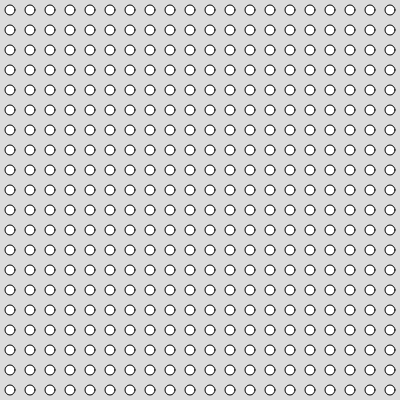
Frame 1 (no input)
Frame 60 (no input): identical to frame 1, image omitted
Frame 120 (the mouse pressed at the canvas centre since frame 60): identical to frame 1, image omitted

The p5.js sketch that drew this single still picture (run headless with seeded random() and noise() and a simulated clock; from frame 60 on, the mouse is pressed at the canvas centre):

// p5.js sketch
// ── sketch.js
function setup() {
  createCanvas(400, 400);
}

function draw() {
  background(220);
  for(let y=0; y<height; y+=20){
    for(let x=0; x<width; x+=20){
      circle(x+10,y+10,10);
    }
  }
}
